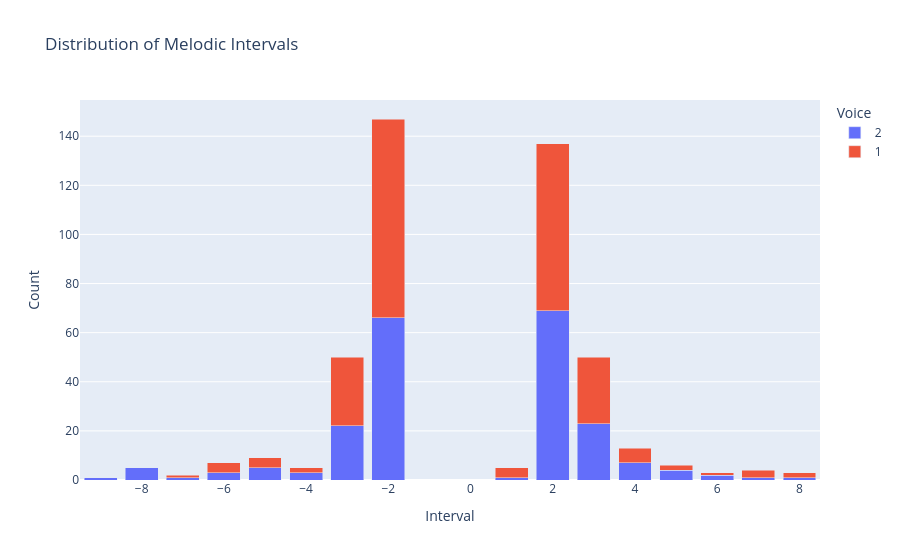

The code cell stored with this chart in its notebook:
### Code cell
# reshape the table
mel_long = mel.reset_index()
mel_long = mel_long.melt(
    id_vars=["Measure", "Beat"],
    var_name="Voice",
    value_name="Interval"
)

# remove nan and rest
mel_long = mel_long.dropna(subset=["Interval"])
mel_long = mel_long[mel_long["Interval"] != "Rest"]

# make intervals numeric
mel_long["Interval"] = pd.to_numeric(mel_long["Interval"])

# count frequencies by interval and voice
freq = (
    mel_long
    .groupby(["Interval", "Voice"])
    .size()
    .reset_index(name="Count")
)

# plot
fig = px.bar(
    freq,
    x="Interval",
    y="Count",
    color="Voice",
    barmode="stack",
    title="Distribution of Melodic Intervals",
    labels={"Interval": "Interval", "Count": "Count"}
)
fig.show()

### Figure 1 — Plotly figure (JSON) as saved in the notebook; plotly's stock layout.template omitted (floating-point values rounded to 4 significant figures)
{"data": [{"alignmentgroup": "True", "hovertemplate": "Voice=2<br>Interval=%{x}<br>Count=%{y}<extra></extra>", "legendgroup": "2", "marker": {"color": "#636efa", "pattern": {"shape": ""}}, "name": "2", "offsetgroup": "2", "orientation": "v", "showlegend": true, "textposition": "auto", "type": "bar", "x": [-9, -8, -7, -6, -5, -4, -3, -2, 1, 2, 3, 4, 5, 6, 7, 8], "xaxis": "x", "y": [1, 5, 1, 3, 5, 3, 22, 66, 1, 69, 23, 7, 4, 2, 1, 1], "yaxis": "y"}, {"alignmentgroup": "True", "hovertemplate": "Voice=1<br>Interval=%{x}<br>Count=%{y}<extra></extra>", "legendgroup": "1", "marker": {"color": "#EF553B", "pattern": {"shape": ""}}, "name": "1", "offsetgroup": "1", "orientation": "v", "showlegend": true, "textposition": "auto", "type": "bar", "x": [-7, -6, -5, -4, -3, -2, 1, 2, 3, 4, 5, 6, 7, 8], "xaxis": "x", "y": [1, 4, 4, 2, 28, 81, 4, 68, 27, 6, 2, 1, 3, 2], "yaxis": "y"}], "layout": {"barmode": "stack", "legend": {"title": {"text": "Voice"}, "tracegroupgap": 0}, "title": {"text": "Distribution of Melodic Intervals"}, "xaxis": {"anchor": "y", "domain": [0, 1], "title": {"text": "Interval"}}, "yaxis": {"anchor": "x", "domain": [0, 1], "title": {"text": "Count"}}}}
